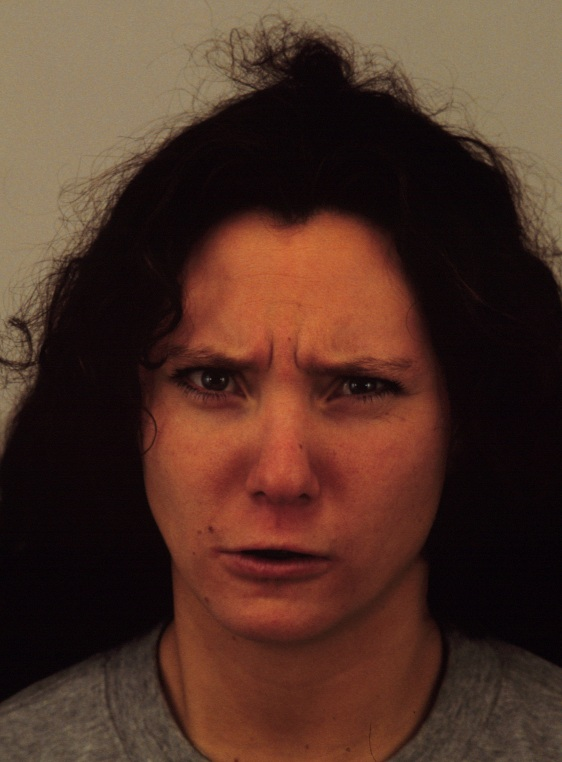
%> input picture NN_based_facial_expression detecion/Angry01_S.JPG, 562 x 762 px
$ octave testing_NN.m   (GNU Octave 9; MATLAB toolbox functions it lacks are replaced by stand-ins)
%> lines starting %> are read from the running program, lines starting %| are printed output that depends on the picture
### NN_based_facial_expression detecion/Masking.m
function [face] = Masking(I,i)

load('eliptic_mask.mat');

K = [40,230,370,370; 180,230,370,370; 90,260,370,370]; % Masks
B = K(i,:);

maskim = I(B(2):B(2)+B(4)-1,B(1):B(1)+B(3)-1);

faceim = imresize(maskim,[256,256]);

figure;
imshow(faceim,[]);
title('Extracted Face of size 256 by 256');

face_512 =double(imresize(double(faceim),[512 512]));       % image resize
if(rem(i,3) == 0)
    face = f3.*face_512;
elseif(rem(i+1,3) == 0)
    face = f2.*face_512;
elseif(rem(i+2,3) == 0)
    face = f1.*face_512;
end

figure;imshow(face,[]);
title('Face features');

### NN_based_facial_expression detecion/SIFT_features.m
function [feature] = SIFT_features(face,iii)

% Description: This m-file demoes the usage of SIFT functions. It generates SIFT keypionts and descriptors for one input image.

% Importnat variables used:
%   I - input image
%   octave - used for storing gaussian filtered image
%   sigma - standard scale factor used by Lowe
%   key - used to store key points of feature of image
%   max_mag - used for storing orientation magnitude and corresponding bin number
%   discreptor - used to store the discreptors vector of key points in the image

% Author: VIJAY ANAND
%

%%
% [21 lines of commented-out code are left out]
I=im2double(face);

I_temp=I;
original=I;
octave1=[];                                 % initializing empty octave's matrix
octave2=[];
octave3=[];
%% Forming octaves
% in this section different octaves are formed using differnt sigma(scale) value
tic;
k2=0;                                       % first octave level
[m,n]=size(I);
I_temp(m:m+4,n:n+4)=0;                      % zero padding
clear c;
tic;
for k1=0:3                                  % for different sigma value (different level in one octave)
    k=sqrt(2);
sigma=(k^(k1+(2*k2)))*1.6;

for x=-2:2                                  % generating gaussian filter coefficent
    for y=-2:2
        h(x+3,y+3)=(1/((2*pi)*((k*sigma)*(k*sigma))))*exp(-((x*x)+(y*y))/(2*(k*k)*(sigma*sigma)));
    end
end


for i=1:m
    for j=1:n
        temp1=I_temp(i:i+4,j:j+4)'.*h;      %convolving image with gaussian filter
        conv_1(i,j)=sum(sum(temp1));
    end
end
% figure, imshow(conv_1(1:m-4,1:n-4));
octave1=[octave1 conv_1];                   % store gaussian filtered image of different scale in octave1
end
%% octave 2
% second level of octave , staring with k^2 sigma
clear I_temp;
% k2=1;
I_temp2=imresize(original,1/((k2+1)*2));    % reduce image size by 2 in both x & y direction
 k2=1;
y=size(I_temp2);
[m,n]=size(I_temp2);
I_temp2(m:m+4,n:n+4)=0;
clear c;

for k1=0:3
    k=sqrt(2);
sigma=(k^(k1+(2*k2)))*1.6;

for x=-2:2
    for y=-2:2
        h1(x+3,y+3)=(1/((2*pi)*((k*sigma)*(k*sigma))))*exp(-((x*x)+(y*y))/(2*(k*k)*(sigma*sigma)));     % gaussian filter coefficents
    end
end

for i=1:m
    for j=1:n
        temp2=I_temp2(i:i+4,j:j+4)'.*h1;        % convolution of re-sized image with gaussian filter
        conv_2(i,j)=sum(sum(temp2));
    end
end
% figure, imshow(conv_2(1:m-4,1:n-4));
octave2=[octave2 conv_2];                       % store all second level image of different sigma in octave2
end
%% octave 3
% third level of octave starting with k^4 times sigma value
clear I_temp;
% k2=2;
I_temp3=imresize(original,1/((k2+1)*2));        % reduce orignal image by a factor of 4 in x and y
z=size(I_temp3);
 k2=2;
[m,n]=size(I_temp3);
I_temp3(m:m+4,n:n+4)=0;
clear c;

for k1=0:4
    k=sqrt(2);
sigma=(k^(k1+(2*k2)))*1.6;


for x=-2:2
    for y=-2:2
        h2(x+3,y+3)=(1/((2*pi)*((k*sigma)*(k*sigma))))*exp(-((x*x)+(y*y))/(2*(k*k)*(sigma*sigma))); %filter coefficent
    end
end


for i=1:m
    for j=1:n
        temp3=I_temp3(i:i+4,j:j+4)'.*h2;        %convolution of re-sized image with gaussian filter
        conv_3(i,j)=sum(sum(temp3));
    end
end
% figure, imshow(conv_3(1:m-4,1:n-4));
octave3=[octave3 conv_3];                       % store different level of image in octave3
end

% fprintf('\n Time for Gaussian scale space construction: %.3f s\n',toc) ;

%% DOG---difference of gaussian
% in this section different level of gaussian filtered image are subtracted
% to form difference of gaussian image for further calculation
tic;

 diff_11=octave1(1:512,1:512)-octave1(1:512,513:1024);      % differnce of gaussian for octave1

 diff_12=octave1(1:512,513:1024)-octave1(1:512,1025:1536);

 diff_13=octave1(1:512,1025:1536)-octave1(1:512,1537:2048);


 diff_21=octave2(1:256,1:256)-octave2(1:256,257:512);        % difference of gaussian for octave2

 diff_22=octave2(1:256,257:512)-octave2(1:256,513:768);

 diff_23=octave2(1:256,513:768)-octave2(1:256,769:1024);


 diff_31=octave3(1:128,1:128)-octave3(1:128,129:256);        % difference of gaussian for octave3

diff_32=octave3(1:128,129:256)-octave3(1:128,257:384);

 diff_33=octave3(1:128,257:384)-octave3(1:128,385:512);

%  fprintf('\n Time for Differential scale space construction: %.3f s\n',toc) ;

%% find exterma from DOG
% in this scetion DOG image is used and extremum point is calculated
tic;
key=[];                             % empty matrix to store key points

x1=0;                               % local variables used to take if condition in account
y1=0;
z1=0;
f=0;

for i=2:511
    for j=2:511
%         x1=0;
% y1=0;
% z1=0;


if (((diff_12(i,j)>diff_12(i-1,j))&&(diff_12(i,j)>diff_12(i+1,j))....
        &&(diff_12(i,j)>diff_12(i,j-1))&&(diff_12(i,j)>diff_12(i+1,j+1))....
        &&(diff_12(i,j)>diff_12(i-1,j-1))&&(diff_12(i,j)>diff_12(i-1,j+1))....
        &&(diff_12(i,j)>diff_12(i+1,j-1))&&(diff_12(i,j)>diff_12(i,j+1))));
    x1=x1+1;
else
    continue;
end

if x1>0
    if((diff_12(i,j)>diff_13(i,j))&&(diff_12(i,j)>diff_13(i-1,j))....
            &&(diff_12(i,j)>diff_13(i+1,j))&&(diff_12(i,j)>diff_13(i,j-1))....
            &&(diff_12(i,j)>diff_13(i+1,j+1))&&(diff_12(i,j)>diff_13(i-1,j-1))....
            &&(diff_12(i,j)>diff_13(i-1,j+1))&&(diff_12(i,j)>diff_13(i+1,j-1))&&(diff_12(i,j)>diff_13(i,j+1)));
        y1=y1+1;
    else
        continue;

    end
end
% [8 lines of commented-out code are left out]

  key(i,j)=diff_12(i,j);                    % store key point location if it is maximum in its neighbourhood on same scale and also on scale above and below
  f=1;


end
end

% fprintf('\n Time for finding key points: %.3f s\n',toc) ;
  %%%%%%%%%%%%%%%%%%%%%%%%%%%%%%%%%%%%%%%%%%%%%%%%%%%%%%%%%%%%%%%%%%%%%%%%%%%%%%%%%%%%%%%%%%%%%%%%%%%%%%%


   if f==0
    x=0;
y=0;
z=0;

for i=2:511
    for j=2:511

if (((diff_12(i,j)<diff_12(i-1,j))&&(diff_12(i,j)<diff_12(i+1,j))....
        &&(diff_12(i,j)<diff_12(i,j-1))&&(diff_12(i,j)<diff_12(i+1,j+1))....
        &&(diff_12(i,j)<diff_12(i-1,j-1))&&(diff_12(i,j)<diff_12(i-1,j+1))....
        &&(diff_12(i,j)<diff_12(i+1,j-1))&&(diff_12(i,j)<diff_12(i,j+1))));
    x=x+1;
else
   continue;
end

if x>0
    if ((diff_12(i,j)<diff_13(i,j))&&(diff_12(i,j)<diff_13(i-1,j))....
            &&(diff_12(i,j)<diff_13(i+1,j))&&(diff_12(i,j)<diff_13(i,j-1))....
            &&(diff_12(i,j)<diff_13(i+1,j+1))&&(diff_12(i,j)<diff_13(i-1,j-1))....
            &&(diff_12(i,j)<diff_13(i-1,j+1))&&(diff_12(i,j)<diff_13(i+1,j-1))&&(diff_12(i,j)<diff_13(i,j+1)));
        y=y+1;
    else
        continue;

    end
end
  if y>0

   if ((diff_12(i,j)<diff_11(i,j))&&(diff_12(i,j)<diff_11(i-1,j))....
           &&(diff_12(i,j)<diff_11(i+1,j))&&(diff_12(i,j)<diff_11(i,j-1))....
           &&(diff_12(i,j)<diff_11(i+1,j+1))&&(diff_12(i,j)<diff_11(i-1,j-1))....
           &&(diff_12(i,j)<diff_11(i-1,j+1))&&(diff_12(i,j)<diff_11(i+1,j-1))&&(diff_12(i,j)<diff_11(i,j+1)));
       z=z+1;
   else
       continue;
   end
  end

  key(i,j)=diff_12(i,j);                % store key point location if it is minimum in its neighbourhood on same scale and also on scale above and below


end
    end

   end

 key1=key*255;
%  figure,imshow(key1);                   % show image key points

 %% finding key point location

[key_m,key_n]=size(key);
  r=1;
key_p=[];                               % matrix to store key points locations
for i=1:key_m
    for j=1:key_n

    if key(i,j)>0
%         key_p=[key_p,i,j];
           key_p(r,1)=i;
           key_p(r,2)=j;
           r=r+1;

    end
end
end
% fprintf('\n toatl numer of key points extracted are : \n')
length(key_p);

%% magnitude and phase calculation

for i=2:511
    for j=2:511
        mag_1(i,j)=((diff_12(i+1,j)-diff_12(i-1,j))^2)+((diff_12(i,j+1)-diff_12(i,j-1))^2);
        phase(i,j)=atan2((diff_12(i,j+1)-diff_11(i,j-1)),(diff_12(i+1,j)-diff_11(i-1,j)));      % phase of all pixels
    end
end
mag=sqrt(mag_1);                % magnitude of all pixel of diff_12 level

%% FINDING  ORIENTATION
% in this section first complete phase is distributed in 36 bin each of 10
% degree(pi/18) and phase of all the points in 5*5 neighbourhood of key
% point are stored in the bins and their magnitude is added and max
% magnitude among them will become orientation of key point and wtih
% direction and magnitude

for k=1:length(key_p)

m=key_p(k,1);               % extract key point and store in m & n
n=key_p(k,2);

if (m<=2)||(n<=2)||(m>=509)||(n>=509)
    continue;
end
temp_mag=mag(m-2:m+2,n-2:n+2);          % 5*5 neighborhood of magnitude @ (m,n)
temp_phase=phase(m-2:m+2,n-2:n+2);      % 5*5 neighborhood of phase @ (m,n)
clear bin_p;
clear bin_m;
s=1;

for i=1:5
    for j=1:5
        k1=1;
        for x=1:36                      % 36 bin each of 10 degree
            if temp_phase(i,j)>-pi+(k1-1)*0.1745 && temp_phase(i,j)<-pi+0.1745*k1

                bin_p(k1,s)=temp_phase(i,j);
                bin_m(k1,s)=temp_mag(i,j);
                s=s+1;
            end
            bin_p(k1,s)=0;              % bin for phase value
            bin_m(k1,s)=0;              % bin for magnitude value
            %s=s+1;
            k1=k1+1;

        end
    end
end

for i=1:36
d1=sum(bin_m(i,:));
magv(i,k)=d1;                       % magnitude of bins
end


end


max_mag=max(magv);              % maximum magnitude value

for i=1:length(key_p)

    if max_mag(1,i)==0
        continue;
    end

    j=find(magv(:,i)==(max_mag(1,i)));


    max_mag(2,i)=j;             % matrix that store max magnitude value and their corresponding bin to get orientation of key points
end

   %% DESCRIPTOR..
   %in this section discreptor vector of key points are found, for this a
   %16*16 neighbourhood around key point is taken and this space is divided
   %in 16 4*4 matrix and for each 4*4 matrix 8 directional hostogram is
   %used to get eight orientation and magnitude so for each key point we
   %have 16*8=128 feature discriptor

   tic;
   for k=1:length(key_p)
    magv_2=[];
m=key_p(k,1);               % extract key points location
n=key_p(k,2);

 if (m<=8)||(n<=8)||(m>=503)||(n>=503)
     continue;
 end
temp_mag_d=mag(m-7:m+8,n-7:n+8);            % form 16*16 neifghbour around key point
temp_phase_d=phase(m-7:m+8,n-7:n+8);

store_phase=[];
for i=1:4:13
    for j=1:4:13
        vijj=temp_mag_d(i:i+3,j:j+3);
        vijj_phase=temp_phase_d(i:i+3,j:j+3);

    %end
    store_phase=[store_phase,vijj_phase];

    %%%%%%%%%%%%%%%%%%%%%%%%%%%%%%%%%%%%%%
    s=1;
    for i1=1:4                          % divide 16*16 region in 16 4*4 region
    for j1=1:4
        k1=1;
        for x=1:8                       % 8 bin each of 45 degree(pi/4)
            if vijj_phase(i1,j1)>-pi+(k1-1)*(pi/4) && vijj_phase(i1,j1)<-pi+(pi/4)*k1

                bin_p1(k1,s)=vijj_phase(i1,j1);
                bin_m1(k1,s)=vijj(i1,j1);
                s=s+1;
            end
            bin_p1(k1,s)=0;             % phase bin
            bin_m1(k1,s)=0;             % magnitude phase
            %s=s+1;
            k1=k1+1;


        end
    end
 end

for g=1:8
d2(:,1)=sum(bin_m1(g,:));
magv_2=[magv_2,d2];                 % magnitude of bins
end


    end


end

descriptor(k,:)=magv_2(:,:)';           % complete descriptor matrix for all key points.


   end
%  fprintf('\n Time for calculating descriptor: %.3f s\n',toc) ;

%%      END OF SIFT ALGORITHM


% Conlusion: Descriptor Matrix contains all the descriptor vectors corresponding to each keypoint.
%            for a given key point the dimension of descriptor vector is 128.


a = key(find(key>0));
l = length(a)
if (l<500)
    if (l == 0)
        a = zeros(500,1);
    else
        k = 500 - l;
        b = a(end - k:end);
        a = [a; b];
    end
end
feature = a(1:500);
figure;
imshow(key,[]);
title('SIFT features');
% disgusted_features(:,iii) = feature;
% end
% save('Disgusted_Features210by500','disgusted_features');


### NN_based_facial_expression detecion/testing_NN.m
clc
clear all
close all
load nn.mat;
% [5 lines of commented-out code are left out]

im = imread('Angry01_S.jpg');
%> im is the input picture: size 762x562x3 uint8; mean R, G, B 79.8, 50.8, 39
i = 3;      % i = 1 for left pose, 2 for right and 3 for straight pose
figure;
imshow(im,[]);
title('Input Image');
target = [0 1 0 0];
size(im)
%> ans = [762 562 3]
im1 = rgb2gray(im);
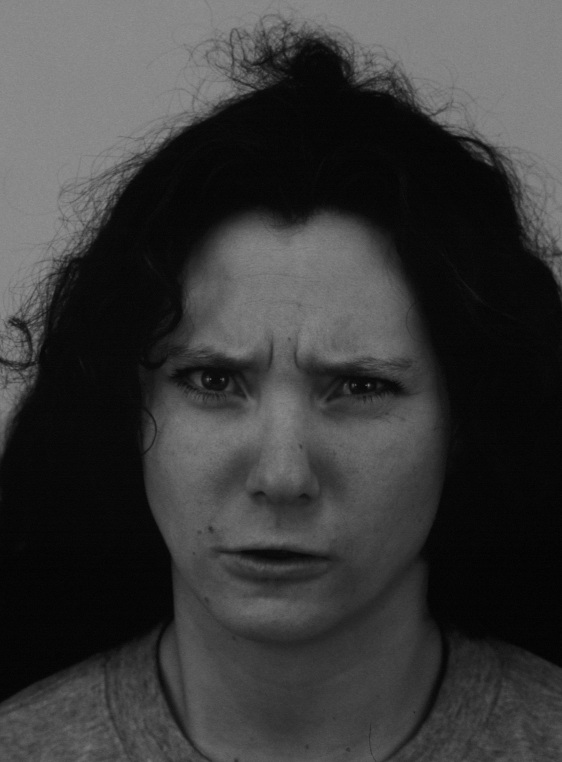
%> im1: size 762x562 uint8; min 2, max 144, mean 58.1
[face] = Masking(im1,i);
%> in Masking, `maskim = I(B(2):B(2)+B(4)-1,B(1):B(1)+B(3)-1);`:
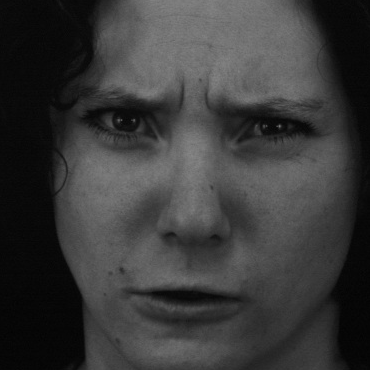
%> maskim: size 370x370 uint8; min 2, max 135, mean 57.8
%> in Masking, `face = f3.*face_512;`:
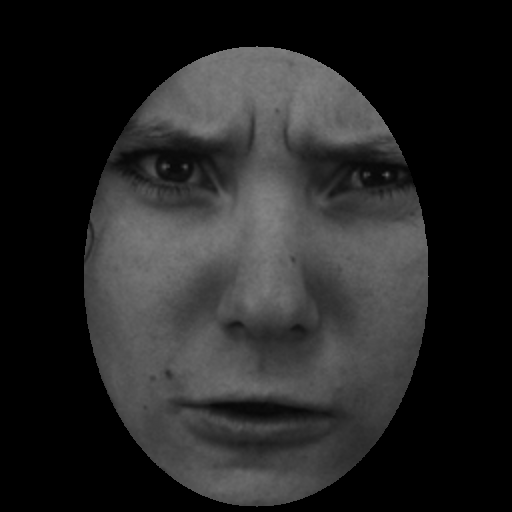
%> face: size 512x512 double; min 0, max 132.1, mean 37.4
feature_vect = SIFT_features(face,i);
%> the loop in SIFT_features, `for k1=0:3` made 4 passes
%> pass 3, in SIFT_features, `octave1=[octave1 conv_1];`:
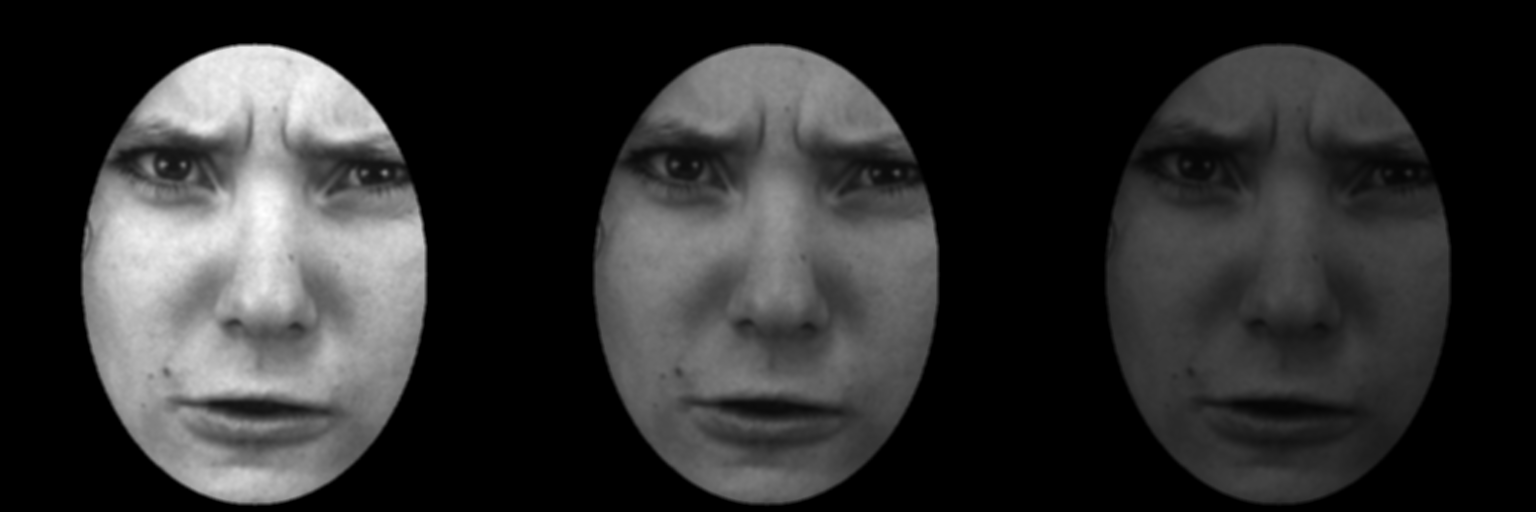
%> octave1: size 512x1536 double; min 0, max 70.12, mean 12.9; drawn with min black and max white
%> after the loop in SIFT_features, `for k1=0:3`:
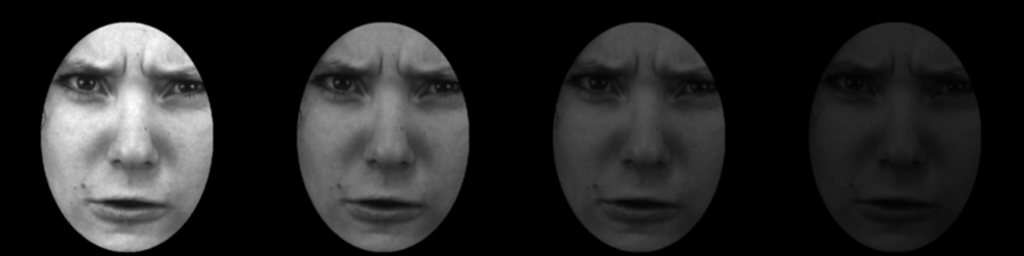
%> octave1: size 512x2048 double (shown at 1/2 size); min 0, max 70.12, mean 10.6; drawn with min black and max white
%> after the loop in SIFT_features, `for k1=0:3`: h = [0.00352 0.00366 0.0037 0.00366 0.00352; 0.00366 0.00379 0.00384 0.00379 0.00366; 0.0037 0.00384 0.00389 0.00384 0.0037; 0.00366 0.00379 0.00384 0.00379 0.00366; 0.00352 0.00366 0.0037 0.00366 0.00352]
%> in SIFT_features, `I_temp2(m:m+4,n:n+4)=0;`:
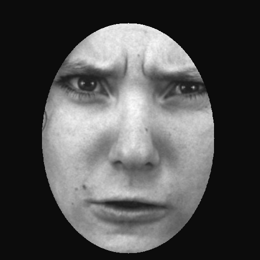
%> I_temp2: size 260x260 double; min -6.77, max 132.4, mean 36.3; drawn with min black and max white
%> (the run ends here)
